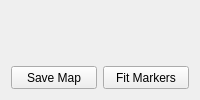
          <widget class="QWidget" name="tab_hwmMap">
           <attribute name="title">
            <string>Map</string>
           </attribute>
           <layout class="QVBoxLayout" name="verticalLayout_7">
            <item>
             <widget class="WebEngineView" name="map_hwm" native="true">
              <property name="url" stdset="0">
               <url>
                <string>qrc:/rsc/html/hwm_map.html</string>
               </url>
              </property>
             </widget>
            </item>
            <item>
             <layout class="QHBoxLayout" name="horizontalLayout_6">
              <item>
               <widget class="QPushButton" name="button_saveHWMMap">
                <property name="minimumSize">
                 <size>
                  <width>0</width>
                  <height>23</height>
                 </size>
                </property>
                <property name="maximumSize">
                 <size>
                  <width>16777215</width>
                  <height>23</height>
                 </size>
                </property>
                <property name="text">
                 <string>Save Map</string>
                </property>
               </widget>
              </item>
              <item>
               <widget class="QPushButton" name="button_fitHWM">
                <property name="minimumSize">
                 <size>
                  <width>0</width>
                  <height>23</height>
                 </size>
                </property>
                <property name="maximumSize">
                 <size>
                  <width>16777215</width>
                  <height>23</height>
                 </size>
                </property>
                <property name="text">
                 <string>Fit Markers</string>
                </property>
               </widget>
              </item>
             </layout>
            </item>
           </layout>
          </widget>
